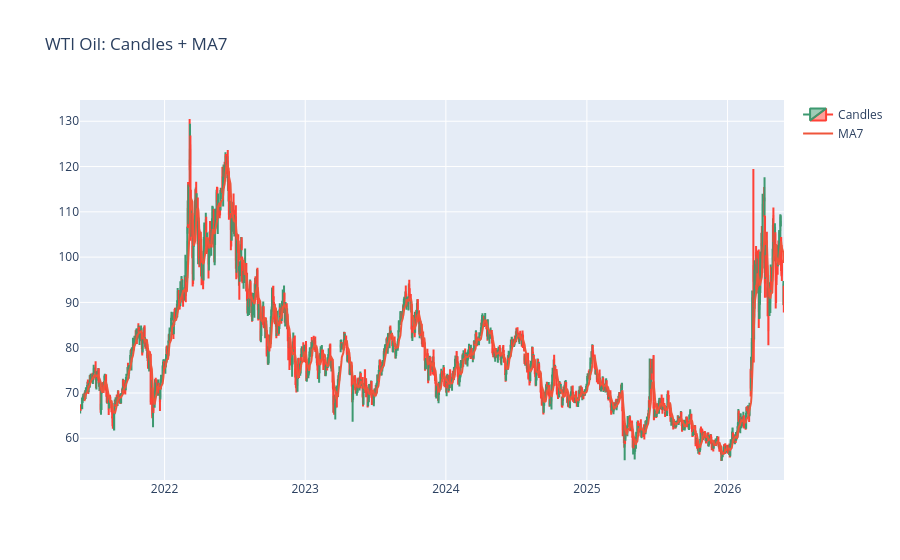

Source (notebook cell):
### Code cell
import plotly.graph_objects as go

fig = go.Figure()

# Candles
fig.add_trace(go.Candlestick(
    x=wti.index,
    open=wti["open"],
    high=wti["high"],
    low=wti["low"],
    close=wti["close"],
    name="Candles"
))

# Moving average
wti["MA7"] = wti["close"].rolling(7).mean()

fig.add_trace(go.Scatter(
    x=wti.index,
    y=wti["MA7"],
    mode="lines",
    name="MA7"
))

fig.update_layout(
    title="WTI Oil: Candles + MA7",
    xaxis_rangeslider_visible=False
)

fig.show()

### Figure 1 — Plotly figure (JSON) as saved in the notebook; plotly's stock layout.template omitted (floating-point values rounded to 4 significant figures; data arrays with more than 128 entries replaced by an {"elided": "..."} marker saying what was removed)
{"data": [{"close": {"elided": "1257 float values"}, "high": {"elided": "1257 float values"}, "low": {"elided": "1257 float values"}, "name": "Candles", "open": {"elided": "1257 float values"}, "type": "candlestick", "x": {"elided": "1257 str values"}}, {"mode": "lines", "name": "MA7", "type": "scatter", "x": {"elided": "1257 str values"}, "y": {"elided": "1257 float values"}}], "layout": {"title": {"text": "WTI Oil: Candles + MA7"}, "xaxis": {"rangeslider": {"visible": false}}}}
